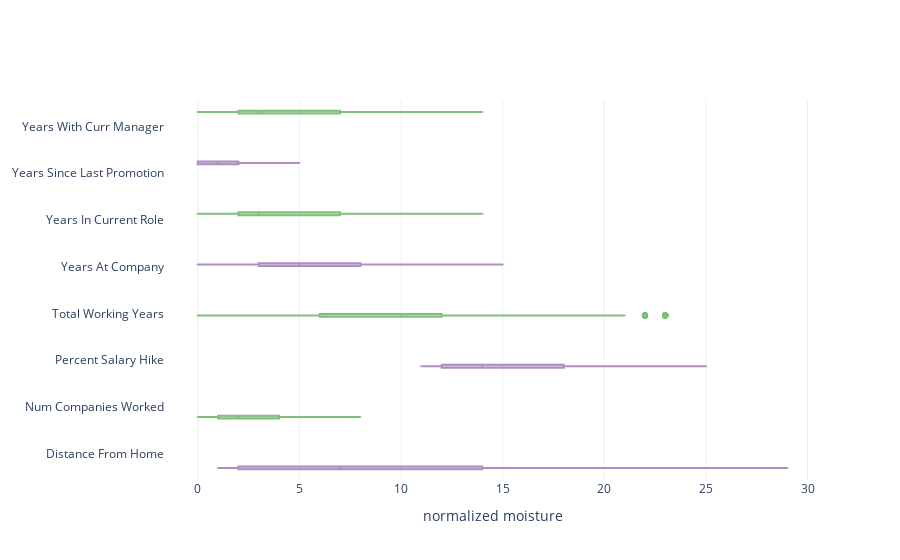

Notebook source saved alongside this figure:
### Code cell
fig = go.Figure()
for i in range(len(atts)): 
    fig.add_trace(go.Box(
        x=df[atts[i]],
        name=names[i],
        marker_color=colors[i]
    ))
fig.update_layout(
    xaxis=dict(title='normalized moisture', zeroline=False),
    boxmode='group',
    template="plotly_white",
    showlegend=False
)
fig.update_traces(orientation='h') # horizontal box plots
fig.show()

### Figure 1 — Plotly figure (JSON) as saved in the notebook; plotly's stock layout.template omitted (floating-point values rounded to 4 significant figures; data arrays with more than 128 entries replaced by an {"elided": "..."} marker saying what was removed)
{"data": [{"marker": {"color": "#af8dc3"}, "name": "Distance From Home", "orientation": "h", "type": "box", "x": {"elided": "1470 int values"}}, {"marker": {"color": "#7fbf7b"}, "name": "Num Companies Worked", "orientation": "h", "type": "box", "x": {"elided": "1470 float values"}}, {"marker": {"color": "#af8dc3"}, "name": "Percent Salary Hike", "orientation": "h", "type": "box", "x": {"elided": "1470 int values"}}, {"marker": {"color": "#7fbf7b"}, "name": "Total Working Years", "orientation": "h", "type": "box", "x": {"elided": "1470 float values"}}, {"marker": {"color": "#af8dc3"}, "name": "Years At Company", "orientation": "h", "type": "box", "x": {"elided": "1470 float values"}}, {"marker": {"color": "#7fbf7b"}, "name": "Years In Current Role", "orientation": "h", "type": "box", "x": {"elided": "1470 float values"}}, {"marker": {"color": "#af8dc3"}, "name": "Years Since Last Promotion", "orientation": "h", "type": "box", "x": {"elided": "1470 float values"}}, {"marker": {"color": "#7fbf7b"}, "name": "Years With Curr Manager", "orientation": "h", "type": "box", "x": {"elided": "1470 float values"}}], "layout": {"boxmode": "group", "showlegend": false, "xaxis": {"title": {"text": "normalized moisture"}, "zeroline": false}}}
